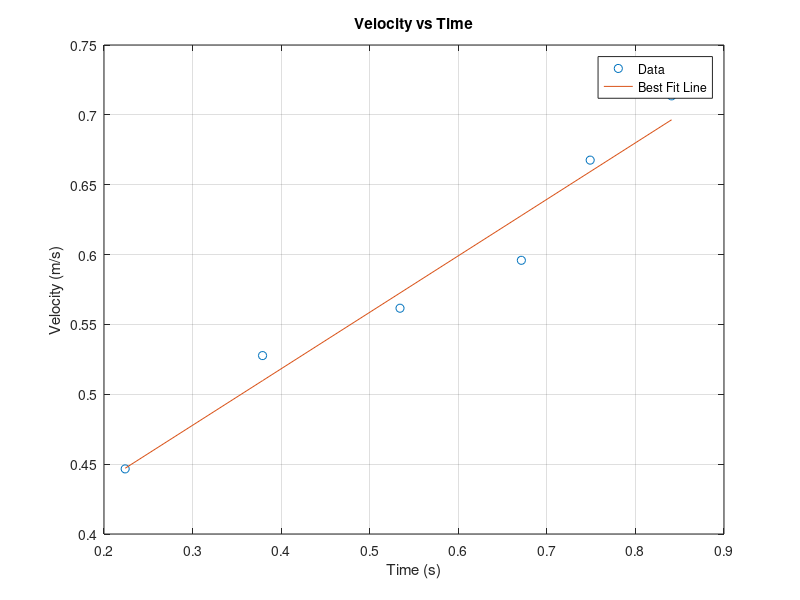

MATLAB code to generate this figure:

t = [0.2239 0.3790 0.5342 0.6712 0.7489 0.8408]; %time
v = [0.4466 0.5277 0.5616 0.5959 0.6676 0.7136]; %velocity

n = length(t);
sumt = 0.0;
sumv = 0.0;
sumvt = 0.0;
sumtt = 0.0;

for i = 1:n
    sumt = sumt + t(i);
    sumv = sumv + v(i);
    sumvt = sumvt + v(i)*t(i);
    sumtt = sumtt + t(i)*t(i);
end

slope = (n*sumvt - sumt*sumv)/(n*sumtt - sumt*sumt);
y_intercept = (sumtt*sumv - sumt*sumvt)/(n*sumtt - sumt*sumt);
z = slope*t + y_intercept;
plot(t,v,'o',t,z,'-')
xlabel('Time (s)')
ylabel('Velocity (m/s)')
title('Velocity vs Time')
legend('Data','Best Fit Line')
grid on

% Errors
di = y_intercept-(slope*t + y_intercept);
Error_in_slope = sqrt(sum(di.^2)*(n/(n-2))/((n*sumtt - sumt*sumt)));

Error_in_y_intercept = sqrt(sum(di.^2)*sumtt*(n/(n-2))/((n*sumtt - sumt*sumt)));

% determine the acceleration and its uncertainty
a = 2*slope;
Error_in_a = 2*Error_in_slope;
fprintf('The acceleration is %.4f m/s^2\n',a)
fprintf('The uncertainty in the acceleration is %.4f m/s^2\n',Error_in_a)



